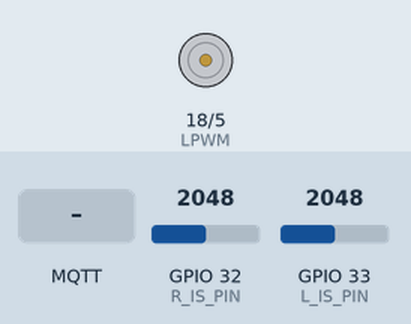
This sketch was run on a simulated ESP32. On the bench: motor-driver pin pairs drawn as motors (green arrow = first pin HIGH = forward, orange = second pin HIGH = backward, longer = more drive). The test bench sets the inputs (shaded band); at power-on: GPIO 32 (R_IS_PIN) = 2048, GPIO 33 (L_IS_PIN) = 2048 (analog values on the 0–4095 scale). WiFi joins after 1.5 s; servers stay silent unless stated; no MQTT or app messages arrive unless stated; what the sketch prints to the serial monitor is not drawn.

Above: at 2.7 s.
2.8 s: MQTT message "open" arrives on the first subscribed topic
At 3.3 s:
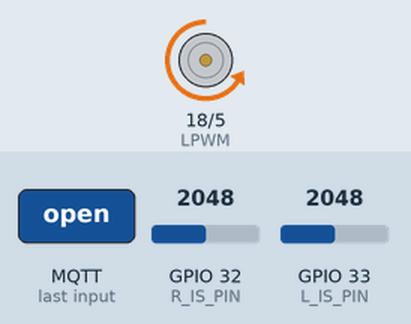
4.3 s: MQTT message "close" arrives on the first subscribed topic
At 5.5 s:
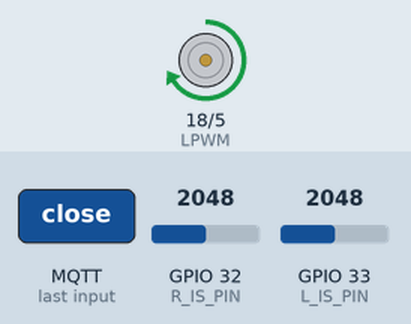
5.8 s: GPIO 32 (R_IS_PIN) set to 2136
7.3 s: GPIO 32 (R_IS_PIN) set to 2246
At 8.2 s:
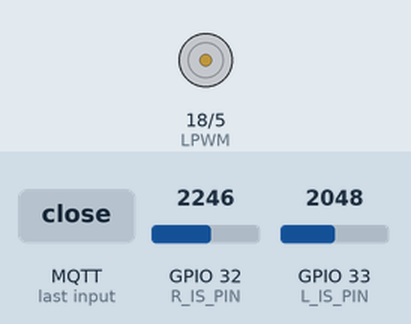
Timing chart, 0 to 10.3 s (numbered marks = the images above; inputs shaded):
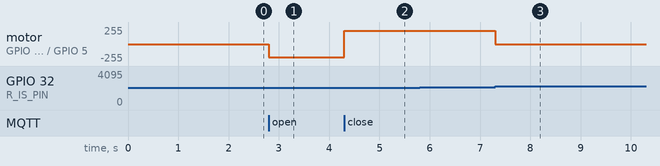

Measured:
- the behaviour switches between 2203 and 2204 on GPIO 32 (R_IS_PIN) (found by bisection; images 2 and 3)
- after the input at 2.8 s, motor on GPIO 18 (LPWM) / GPIO 5 (RPWM): stopped → backward 199/255 at once
- after the input at 4.3 s, motor on GPIO 18 (LPWM) / GPIO 5 (RPWM): backward 199/255 → forward 199/255 at once
- after the input at 5.8 s, every drawn part: stays the same
- after the input at 7.3 s, motor on GPIO 18 (LPWM) / GPIO 5 (RPWM): forward 199/255 → stopped at once

The sketch:

door_controls_with_current_monitoring.ino
```cpp
#include <WiFi.h>
#include <WiFiClientSecure.h>
#include <PubSubClient.h>

// -------------------------------
// WLAN Zugangsdaten
// -------------------------------
// const char* ssid = "FRITZ!Powerline 1260";                  // WLAN-Name
// const char* password = "70323227422421195243"; // WLAN-Passwort
// Test-Verbindung im Haus-Netzwerk
const char* ssid = "Pichler";                  // WLAN-Name
const char* password = "10031584918620092960"; // WLAN-Passwort

// -------------------------------
// HiveMQ MQTT Cloud Broker
// -------------------------------
const char* mqtt_server = "9f842ff8cdfa4626bbff7520495845c8.s1.eu.hivemq.cloud";
const int mqtt_port = 8883; // TLS-Port

// MQTT Zugangsdaten
const char* mqtt_user = "Pichler";
const char* mqtt_pass = "DPadgGLWnbdJ2025e!";
const char* clientID = "klappe1";

// MQTT Topics
const char* cmd_topic    = "huehnerklappe/klappe1/cmd";
const char* status_topic = "huehnerklappe/klappe1/status";

// -------------------------------
// WLAN + MQTT Client Objekte
// -------------------------------
WiFiClientSecure espClient;
PubSubClient client(espClient);

// -------------------------------
// BTS7960 Pins
// -------------------------------
const int RPWM = 5;   // PWM Vorwärts
const int LPWM = 18;  // PWM Rückwärts

const int pwmFreq = 5000;      // PWM Frequenz
const int pwmResolution = 8;   // PWM Auflösung: 8 Bit (0–255)

// BTS7960 Current-Sense (IS) -> analog an ESP32
const int R_IS_PIN = 32;  // IS rechts (Vorwärts)
const int L_IS_PIN = 33;  // IS links  (Rückwärts)

// -------------------------------
// Status-Variablen
// -------------------------------
String motorState = "stopped";     // Aktueller Motorstatus
int currentPWM = 200;              // Letzter PWM Wert
unsigned long motorStartTime = 0;  // Zeitpunkt des letzten Motorstarts (Inrush-Ignore)

// --- Analogstrom-Überwachung: Filter & Grenzwerte (RAW 0..4095) ---
const uint16_t IS_THRESHOLD_RAW = 2200;  // <-- Kalibrieren!
const uint16_t IS_HYSTERESIS    = 150;
const float    IS_ALPHA         = 0.20f; // EMA-Faktor
uint16_t isFiltR = 0, isFiltL = 0;
bool isInitialized = false;

// -------------------------------
// WLAN verbinden
// -------------------------------
void setup_wifi() {
  delay(10);
  Serial.println("Verbinde mit WLAN...");
  WiFi.begin(ssid, password);

  while (WiFi.status() != WL_CONNECTED) {
    delay(500);
    Serial.print(".");
  }
  Serial.println("\nWLAN verbunden.");
  Serial.println("IP-Adresse: " + WiFi.localIP().toString());
}

void stopMotor(bool dueToError = false);

// -------------------------------
// Eingehende MQTT-Nachricht verarbeiten
// -------------------------------
void mqtt_callback(char* topic, byte* payload, unsigned int length) {
  String msg;
  for (unsigned int i = 0; i < length; i++) msg += (char)payload[i];

  Serial.println("Empfangen: " + msg);

  int sep = msg.indexOf(':');
  String cmd = msg;
  int pwmValue = 200; // Standard PWM

  if (sep >= 0) {
    cmd = msg.substring(0, sep);
    pwmValue = msg.substring(sep + 1).toInt();
    pwmValue = constrain(pwmValue, 0, 255);
  }

  if (cmd == "open") {
    // Startzeit setzen, dann fahren
    openDoor(pwmValue);
  } else if (cmd == "close") {
    closeDoor(pwmValue);
  } else if (cmd == "stop") {
    stopMotor();
  }
}

// -------------------------------
// MQTT-Verbindung wiederherstellen
// -------------------------------
void reconnect() {
  while (!client.connected()) {
    Serial.print("Verbindung zum MQTT-Broker...");
    if (client.connect(clientID, mqtt_user, mqtt_pass)) {
      Serial.println("Verbunden.");
      client.subscribe(cmd_topic);
    } else {
      Serial.print("Fehlgeschlagen, rc=");
      Serial.print(client.state());
      delay(5000);
    }
  }
}

// -------------------------------
// Klappe öffnen (dauerhaft)
// -------------------------------
void openDoor(int pwmValue) {
  currentPWM = pwmValue;
  motorState = "geöffnet";
  motorStartTime = millis();  // Inrush-Ignore starten

  Serial.printf("Öffne Klappe mit PWM %d...\n", pwmValue);

  ledcWrite(RPWM, pwmValue);
  ledcWrite(LPWM, 0);

  client.publish(status_topic, "geöffnet");
}

// -------------------------------
// Klappe schließen (dauerhaft)
// -------------------------------
void closeDoor(int pwmValue) {
  currentPWM = pwmValue;
  motorState = "geschlossen";
  motorStartTime = millis();  // Inrush-Ignore starten

  Serial.printf("Schließe Klappe mit PWM %d...\n", pwmValue);

  ledcWrite(RPWM, 0);
  ledcWrite(LPWM, pwmValue);

  client.publish(status_topic, "geschlossen");
}

// -------------------------------
// Motor sofort stoppen
// -------------------------------
void stopMotor(bool dueToError) {
  motorState = "stopped";
  Serial.println("Motor gestoppt.");

  ledcWrite(RPWM, 0);
  ledcWrite(LPWM, 0);

  if (dueToError) {
    client.publish(status_topic, "FEHLER: ZU HOHER MOTORSTROM");
  } else {
    client.publish(status_topic, "gestoppt");
  }
}

// -------------------------------
// Überstrom prüfen (analog, gefiltert)
//  - 1 s Inrush-Ignore nach Start
//  - EMA-Filter
//  - Schwellwert + Hysterese
// -------------------------------
void checkOvercurrent() {
  if (millis() - motorStartTime < 1000) return; // Einschaltstrom ignorieren

  uint16_t rRaw = analogRead(R_IS_PIN);
  uint16_t lRaw = analogRead(L_IS_PIN);

  if (!isInitialized) { // Initialwert für Filter
    isFiltR = rRaw;
    isFiltL = lRaw;
    isInitialized = true;
  } else {
    isFiltR = (uint16_t)(IS_ALPHA * rRaw + (1.0f - IS_ALPHA) * isFiltR);
    isFiltL = (uint16_t)(IS_ALPHA * lRaw + (1.0f - IS_ALPHA) * isFiltL);
  }

  // Debug für Kalibrierung:
  // Serial.printf("IS R=%u (f=%u)  L=%u (f=%u)\n", rRaw, isFiltR, lRaw, isFiltL);

  static bool tripped = false;
  const uint16_t hi = IS_THRESHOLD_RAW;
  const uint16_t lo = (IS_THRESHOLD_RAW > IS_HYSTERESIS) ? (IS_THRESHOLD_RAW - IS_HYSTERESIS) : 0;

  bool over = (isFiltR >= hi) || (isFiltL >= hi);
  bool safe = (isFiltR <= lo)  && (isFiltL <= lo);

  if (!tripped && over) {
    Serial.println("FEHLER: Überstrom (analog) erkannt!");
    stopMotor(true);
    tripped = true;
  } else if (tripped && safe) {
    tripped = false; // Freigabe, wenn Strom zurückgeht
  }
}

// -------------------------------
// Initialisierung
// -------------------------------
void setup() {
  Serial.begin(115200);
  setup_wifi();

  // PWM-Kanäle initialisieren (Pin-basierte LEDC-API)
  ledcAttach(RPWM, pwmFreq, pwmResolution);
  ledcAttach(LPWM, pwmFreq, pwmResolution);

  // IS-Pins als ANALOGE Eingänge (keine Pullups/-downs!)
  pinMode(R_IS_PIN, INPUT);
  pinMode(L_IS_PIN, INPUT);
  analogReadResolution(12);                 // 0..4095
  analogSetPinAttenuation(R_IS_PIN, ADC_11db); // ~0..3.3V
  analogSetPinAttenuation(L_IS_PIN, ADC_11db);

  // MQTT-Client starten
  espClient.setInsecure();  // TLS ohne Zertifikatsprüfung
  client.setServer(mqtt_server, mqtt_port);
  client.setCallback(mqtt_callback);
}

// -------------------------------
// Hauptloop: MQTT aktiv halten + Überstrom überwachen
// -------------------------------
void loop() {
  if (!client.connected()) reconnect();
  client.loop();

  checkOvercurrent();
}
```
